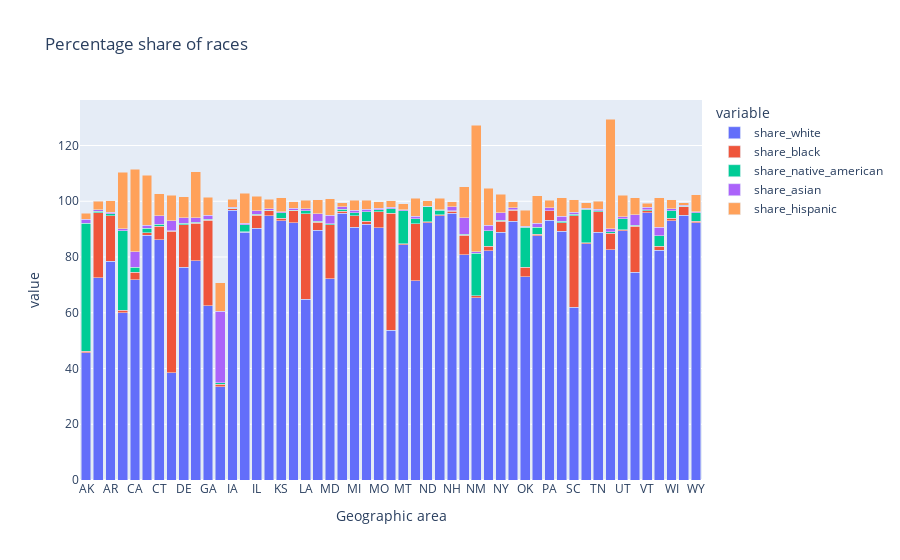

The code cell stored with this chart in its notebook:
### Code cell
races = ['share_white', 'share_black', 'share_native_american', 'share_asian', 'share_hispanic']
bar = px.bar(state_race, x='Geographic area',y=races, title='Percentage share of races', barmode='stack')
bar.show()

### Figure 1 — Plotly figure (JSON) as saved in the notebook; plotly's stock layout.template omitted (floating-point values rounded to 4 significant figures)
{"data": [{"alignmentgroup": "True", "hovertemplate": "variable=share_white<br>Geographic area=%{x}<br>value=%{y}<extra></extra>", "legendgroup": "share_white", "marker": {"color": "#636efa", "pattern": {"shape": ""}}, "name": "share_white", "offsetgroup": "share_white", "orientation": "v", "showlegend": true, "textposition": "auto", "type": "bar", "x": ["AK", "AL", "AR", "AZ", "CA", "CO", "CT", "DC", "DE", "FL", "GA", "HI", "IA", "ID", "IL", "IN", "KS", "KY", "LA", "MA", "MD", "ME", "MI", "MN", "MO", "MS", "MT", "NC", "ND", "NE", "NH", "NJ", "NM", "NV", "NY", "OH", "OK", "OR", "PA", "RI", "SC", "SD", "TN", "TX", "UT", "VA", "VT", "WA", "WI", "WV", "WY"], "xaxis": "x", "y": [45.65, 72.51, 78.45, 59.93, 71.87, 87.77, 86.11, 38.5, 76.25, 78.67, 62.59, 33.37, 96.71, 88.82, 90.36, 94.82, 92.96, 92.23, 64.81, 89.67, 72.12, 95.69, 90.67, 91.8, 90.44, 53.8, 84.48, 71.52, 92.29, 94.72, 95.68, 80.89, 65.42, 82.33, 88.88, 92.8, 72.93, 87.63, 93.25, 89.23, 61.98, 84.82, 88.95, 82.59, 89.44, 74.6, 95.87, 82.38, 92.96, 95.04, 92.37], "yaxis": "y"}, {"alignmentgroup": "True", "hovertemplate": "variable=share_black<br>Geographic area=%{x}<br>value=%{y}<extra></extra>", "legendgroup": "share_black", "marker": {"color": "#EF553B", "pattern": {"shape": ""}}, "name": "share_black", "offsetgroup": "share_black", "orientation": "v", "showlegend": true, "textposition": "auto", "type": "bar", "x": ["AK", "AL", "AR", "AZ", "CA", "CO", "CT", "DC", "DE", "FL", "GA", "HI", "IA", "ID", "IL", "IN", "KS", "KY", "LA", "MA", "MD", "ME", "MI", "MN", "MO", "MS", "MT", "NC", "ND", "NE", "NH", "NJ", "NM", "NV", "NY", "OH", "OK", "OR", "PA", "RI", "SC", "SD", "TN", "TX", "UT", "VA", "VT", "WA", "WI", "WV", "WY"], "xaxis": "x", "y": [0.5673, 23.32, 16.3, 0.9545, 2.692, 0.9177, 4.992, 50.7, 15.39, 13.37, 30.63, 1.071, 0.5635, 0.2952, 4.704, 1.688, 0.9605, 4.421, 30.78, 2.802, 19.46, 0.8198, 4.124, 1.001, 5.879, 41.83, 0.2266, 20.4, 0.3574, 0.4205, 0.7156, 6.975, 0.667, 1.567, 4.008, 3.96, 3.376, 0.5295, 3.27, 2.988, 32.83, 0.29, 7.303, 5.88, 0.385, 16.51, 0.7706, 1.427, 0.9373, 2.915, 0.3995], "yaxis": "y"}, {"alignmentgroup": "True", "hovertemplate": "variable=share_native_american<br>Geographic area=%{x}<br>value=%{y}<extra></extra>", "legendgroup": "share_native_american", "marker": {"color": "#00cc96", "pattern": {"shape": ""}}, "name": "share_native_american", "offsetgroup": "share_native_american", "orientation": "v", "showlegend": true, "textposition": "auto", "type": "bar", "x": ["AK", "AL", "AR", "AZ", "CA", "CO", "CT", "DC", "DE", "FL", "GA", "HI", "IA", "ID", "IL", "IN", "KS", "KY", "LA", "MA", "MD", "ME", "MI", "MN", "MO", "MS", "MT", "NC", "ND", "NE", "NH", "NJ", "NM", "NV", "NY", "OH", "OK", "OR", "PA", "RI", "SC", "SD", "TN", "TX", "UT", "VA", "VT", "WA", "WI", "WV", "WY"], "xaxis": "x", "y": [45.86, 0.6593, 0.7599, 28.59, 1.723, 1.625, 0.6566, 0.3, 0.5237, 0.4554, 0.3003, 0.3881, 0.2714, 2.525, 0.2618, 0.2758, 1.873, 0.2101, 0.9573, 0.2663, 0.3409, 0.545, 1.077, 3.363, 0.5443, 1.615, 11.87, 1.788, 5.33, 1.56, 0.2875, 0.2571, 15.34, 5.577, 0.3613, 0.215, 14.38, 2.589, 0.1616, 0.6706, 0.4628, 12.03, 0.3166, 0.6589, 3.87, 0.3423, 0.3697, 3.75, 2.62, 0.2002, 3.095], "yaxis": "y"}, {"alignmentgroup": "True", "hovertemplate": "variable=share_asian<br>Geographic area=%{x}<br>value=%{y}<extra></extra>", "legendgroup": "share_asian", "marker": {"color": "#ab63fa", "pattern": {"shape": ""}}, "name": "share_asian", "offsetgroup": "share_asian", "orientation": "v", "showlegend": true, "textposition": "auto", "type": "bar", "x": ["AK", "AL", "AR", "AZ", "CA", "CO", "CT", "DC", "DE", "FL", "GA", "HI", "IA", "ID", "IL", "IN", "KS", "KY", "LA", "MA", "MD", "ME", "MI", "MN", "MO", "MS", "MT", "NC", "ND", "NE", "NH", "NJ", "NM", "NV", "NY", "OH", "OK", "OR", "PA", "RI", "SC", "SD", "TN", "TX", "UT", "VA", "VT", "WA", "WI", "WV", "WY"], "xaxis": "x", "y": [1.388, 0.4798, 0.4771, 0.7266, 5.568, 1.155, 2.99, 3.5, 2, 1.617, 1.492, 25.65, 0.4008, 0.4877, 1.337, 0.5868, 0.4264, 0.711, 0.7865, 2.853, 2.98, 1.032, 0.9542, 1.026, 0.5499, 0.5461, 0.3189, 0.9263, 0.2935, 0.2919, 1.343, 5.945, 0.4939, 2.007, 2.719, 0.7515, 0.4265, 1.382, 0.989, 1.688, 0.74, 0.3179, 0.6373, 1.015, 0.7709, 3.669, 0.9101, 3.075, 0.7908, 0.3411, 0.3896], "yaxis": "y"}, {"alignmentgroup": "True", "hovertemplate": "variable=share_hispanic<br>Geographic area=%{x}<br>value=%{y}<extra></extra>", "legendgroup": "share_hispanic", "marker": {"color": "#FFA15A", "pattern": {"shape": ""}}, "name": "share_hispanic", "offsetgroup": "share_hispanic", "orientation": "v", "showlegend": true, "textposition": "auto", "type": "bar", "x": ["AK", "AL", "AR", "AZ", "CA", "CO", "CT", "DC", "DE", "FL", "GA", "HI", "IA", "ID", "IL", "IN", "KS", "KY", "LA", "MA", "MD", "ME", "MI", "MN", "MO", "MS", "MT", "NC", "ND", "NE", "NH", "NJ", "NM", "NV", "NY", "OH", "OK", "OR", "PA", "RI", "SC", "SD", "TN", "TX", "UT", "VA", "VT", "WA", "WI", "WV", "WY"], "xaxis": "x", "y": [2.149, 2.98, 4.273, 20.14, 29.65, 17.9, 7.976, 9.1, 7.417, 16.53, 6.415, 10.36, 2.819, 10.7, 5.171, 3.318, 5.072, 2.226, 2.977, 4.946, 5.931, 1.313, 3.535, 3.154, 2.365, 2.322, 2.192, 6.413, 1.823, 4.07, 1.745, 11.12, 45.43, 13.17, 6.629, 2.13, 5.696, 9.777, 2.733, 6.668, 4.475, 2.037, 2.856, 39.36, 7.663, 6.153, 1.38, 10.61, 3.323, 0.9042, 6.018], "yaxis": "y"}], "layout": {"barmode": "stack", "legend": {"title": {"text": "variable"}, "tracegroupgap": 0}, "title": {"text": "Percentage share of races"}, "xaxis": {"anchor": "y", "domain": [0, 1], "title": {"text": "Geographic area"}}, "yaxis": {"anchor": "x", "domain": [0, 1], "title": {"text": "value"}}}}
